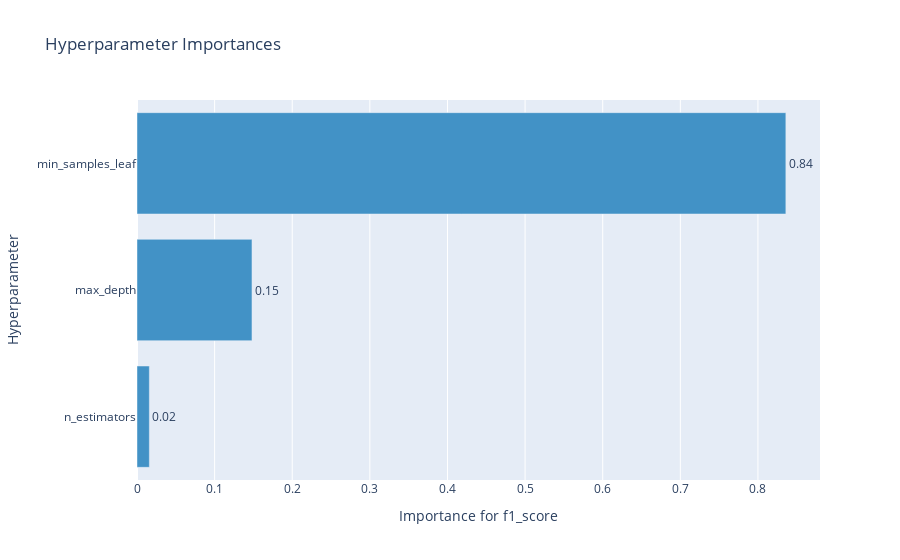

Write notebook code for a chart like this one.
### Markdown cell above
График важности гиперпараметров - помогает понять, какие гиперпараметры вносят больший вклад в минимизацию/максимизацию метрики.

### Code cell
optuna.visualization.plot_param_importances(study, target_name="f1_score")

### Figure 1 — Plotly figure (JSON) as saved in the notebook; plotly's stock layout.template omitted (floating-point values rounded to 4 significant figures)
{"data": [{"cliponaxis": false, "hovertemplate": ["n_estimators (IntDistribution): 0.015911533019234946<extra></extra>", "max_depth (IntDistribution): 0.1481364588798395<extra></extra>", "min_samples_leaf (IntDistribution): 0.8359520081009256<extra></extra>"], "marker": {"color": "rgb(66,146,198)"}, "orientation": "h", "text": ["0.02", "0.15", "0.84"], "textposition": "outside", "type": "bar", "x": [0.01591, 0.1481, 0.836], "y": ["n_estimators", "max_depth", "min_samples_leaf"]}], "layout": {"showlegend": false, "title": {"text": "Hyperparameter Importances"}, "xaxis": {"title": {"text": "Importance for f1_score"}}, "yaxis": {"title": {"text": "Hyperparameter"}}}}
